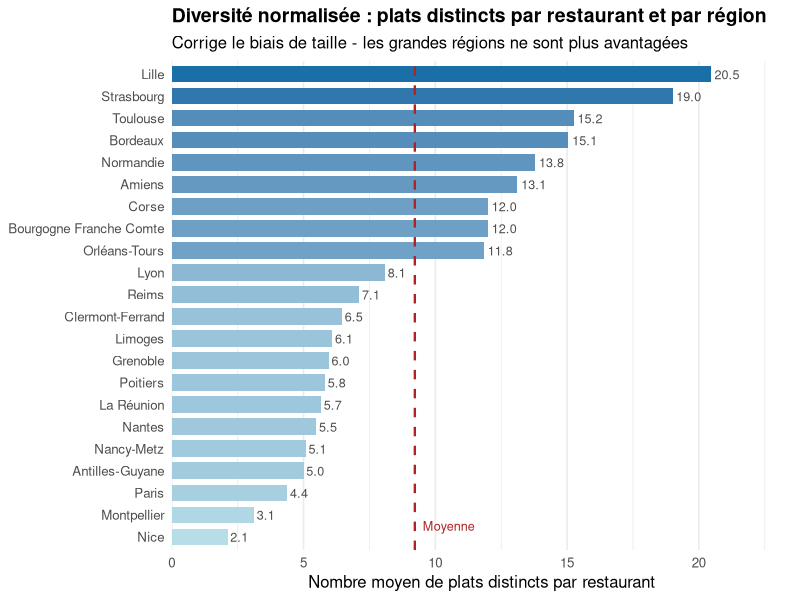
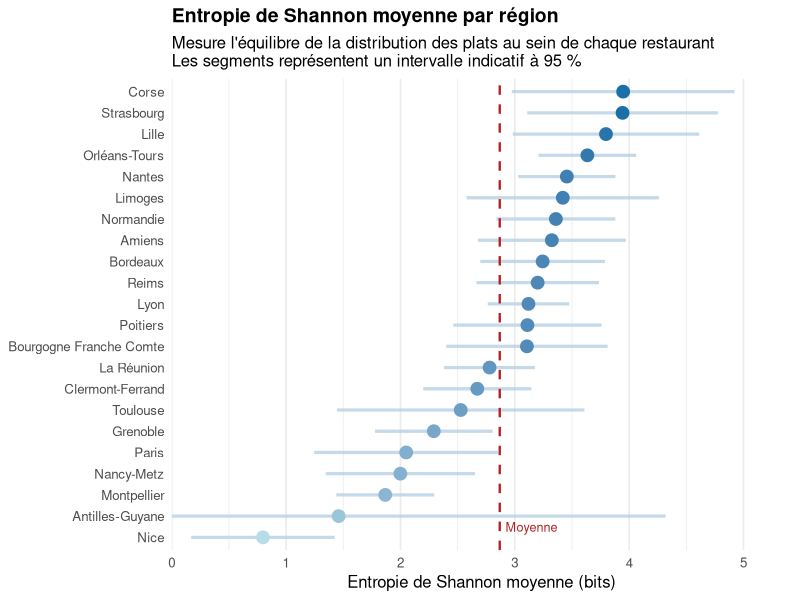

Recreate these plots in R, in order.
library(dplyr)
library(ggplot2)
library(readr)
library(forcats)

# -- Chargement --------------------------------------------------------------
restaurants <- read_csv("../data/liste_restaurants.csv", show_col_types = FALSE)
menus       <- read_csv("../data/menus_complets_enrichis.csv", show_col_types = FALSE)

# -- Jointure et filtrage ----------------------------------------------------
df <- menus %>%
  left_join(
    restaurants %>% select(code, region = "region.libelle"),
    by = c("restaurant_id" = "code")
  ) %>%
  filter(!is.na(region))

# Exclure les régions avec un seul restaurant (non représentatives)
regions_valides <- df %>%
  group_by(region) %>%
  summarise(n_rest = n_distinct(restaurant_id), .groups = "drop") %>%
  filter(n_rest >= 2) %>%          # >= 2 restaurants pour être conservée
  pull(region)

df <- df %>% filter(region %in% regions_valides)

# Métrique : plats distincts par restaurant
diversite_norm <- df %>%
  group_by(region) %>%
  summarise(
    n_plats_distincts = n_distinct(plat),
    n_restaurants     = n_distinct(restaurant_id),
    plats_par_resto   = n_plats_distincts / n_restaurants,
    .groups = "drop"
  ) %>%
  mutate(region = fct_reorder(region, plats_par_resto))

ggplot(diversite_norm, aes(x = plats_par_resto, y = region, fill = plats_par_resto)) +
  geom_col(show.legend = FALSE, width = 0.75) +
  geom_text(
    aes(label = sprintf("%.1f", plats_par_resto)),
    hjust = -0.15, size = 3.2, color = "grey30"
  ) +
  geom_vline(
    xintercept = mean(diversite_norm$plats_par_resto),
    linetype = "dashed", color = "firebrick", linewidth = 0.8
  ) +
  annotate(
    "text", x = mean(diversite_norm$plats_par_resto) + 0.3,
    y = 1.5, label = "Moyenne", color = "firebrick", size = 3.2, hjust = 0
  ) +
  scale_fill_gradient(low = "#b7dde8", high = "#1a6fa8") +
  scale_x_continuous(expand = expansion(mult = c(0, 0.15))) +
  labs(
    title    = "Diversité normalisée : plats distincts par restaurant et par région",
    subtitle = "Corrige le biais de taille - les grandes régions ne sont plus avantagées",
    x        = "Nombre moyen de plats distincts par restaurant",
    y        = NULL
  ) +
  theme_minimal(base_size = 12) +
  theme(
    plot.title         = element_text(face = "bold", size = 14),
    panel.grid.major.y = element_blank()
  )

# Entropie de Shannon par restaurant
shannon_entropy <- function(x) {
  counts <- table(x)
  probs  <- counts / sum(counts)
  probs  <- probs[probs > 0]
  -sum(probs * log2(probs))
}

shannon_par_resto <- df %>%
  group_by(region, restaurant_id) %>%
  summarise(shannon = shannon_entropy(plat), .groups = "drop")

shannon_par_region <- shannon_par_resto %>%
  group_by(region) %>%
  summarise(
    shannon_moyen = mean(shannon),
    shannon_sd    = sd(shannon),
    n_rest        = n(),
    .groups = "drop"
  ) %>%
  mutate(
    region  = fct_reorder(region, shannon_moyen),
    # Intervalle indicatif à 95 %. L'approximation normale évite les segments
    # illisibles lorsque certaines régions ont très peu de restaurants.
    shannon_se = shannon_sd / sqrt(n_rest),
    ic_low     = pmax(0, shannon_moyen - 1.96 * shannon_se),
    ic_high    = shannon_moyen + 1.96 * shannon_se
  )

ggplot(shannon_par_region,
       aes(x = shannon_moyen, y = region)) +
  geom_segment(
    aes(x = ic_low, xend = ic_high, yend = region),
    color = "#b7cfe2", linewidth = 1.1, alpha = 0.8
  ) +
  geom_point(aes(color = shannon_moyen), size = 4, show.legend = FALSE) +
  geom_vline(
    xintercept = mean(shannon_par_region$shannon_moyen),
    linetype = "dashed", color = "firebrick", linewidth = 0.8
  ) +
  annotate(
    "text", x = mean(shannon_par_region$shannon_moyen) + 0.05,
    y = 1.5, label = "Moyenne", color = "firebrick", size = 3.2, hjust = 0
  ) +
  scale_color_gradient(low = "#b7dde8", high = "#1a6fa8") +
  scale_x_continuous(
    limits = c(0, max(shannon_par_region$ic_high, na.rm = TRUE) * 1.08),
    expand = expansion(mult = c(0, 0.02))
  ) +
  labs(
    title    = "Entropie de Shannon moyenne par région",
    subtitle = "Mesure l'équilibre de la distribution des plats au sein de chaque restaurant\nLes segments représentent un intervalle indicatif à 95 %",
    x        = "Entropie de Shannon moyenne (bits)",
    y        = NULL
  ) +
  theme_minimal(base_size = 12) +
  theme(
    plot.title         = element_text(face = "bold", size = 14),
    panel.grid.major.y = element_blank()
  )
